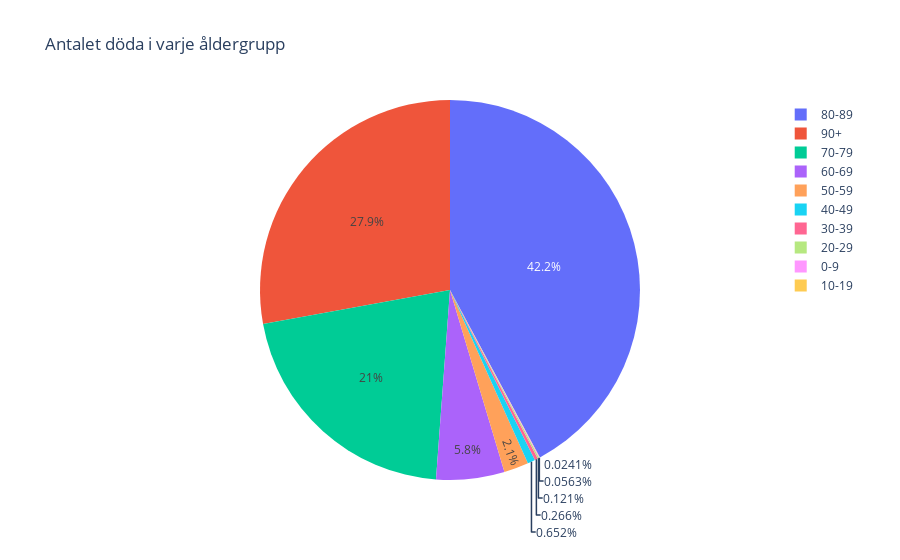

This figure's notebook cell:
### Code cell
import pandas as pd #importat pandas så man kan använda dess funktioner för att jobba med statistik

import numpy as np

import plotly.express as px

import plotly.graph_objects as go


DBAG = pd.read_csv("deathbyagegroup.csv",) #Läser in filen deathbyagegroup så man kan jobba med den
GD = pd.read_csv("Gender_Data.csv") #läser in filen gender_data så man kan jobba med den.

Åldersgrupper = ["0-9", "10-19", "20-29", "30-39", "40-49", "50-59", "60-69", "70-79", "80-89", "90+"] 
Dött = []


for x in Åldersgrupper:
    DBAGgrupper = DBAG[DBAG["Age_Group"] == x]   
    dfsm = DBAGgrupper.sum()
    Döda = dfsm["Total_Deaths"]
    Dött.extend([Döda])


graf = px.pie(values = Dött, names = Åldersgrupper, title= "Antalet döda i varje åldergrupp")
graf

### Figure 1 — Plotly figure (JSON) as saved in the notebook; plotly's stock layout.template omitted (floating-point values rounded to 4 significant figures)
{"data": [{"domain": {"x": [0, 1], "y": [0, 1]}, "hovertemplate": "label=%{label}<br>value=%{value}<extra></extra>", "labels": ["0-9", "10-19", "20-29", "30-39", "40-49", "50-59", "60-69", "70-79", "80-89", "90+"], "legendgroup": "", "name": "", "showlegend": true, "type": "pie", "values": [7, 3, 15, 33, 81, 261, 721, 2605, 5239, 3463]}], "layout": {"legend": {"tracegroupgap": 0}, "title": {"text": "Antalet döda i varje åldergrupp"}}}
